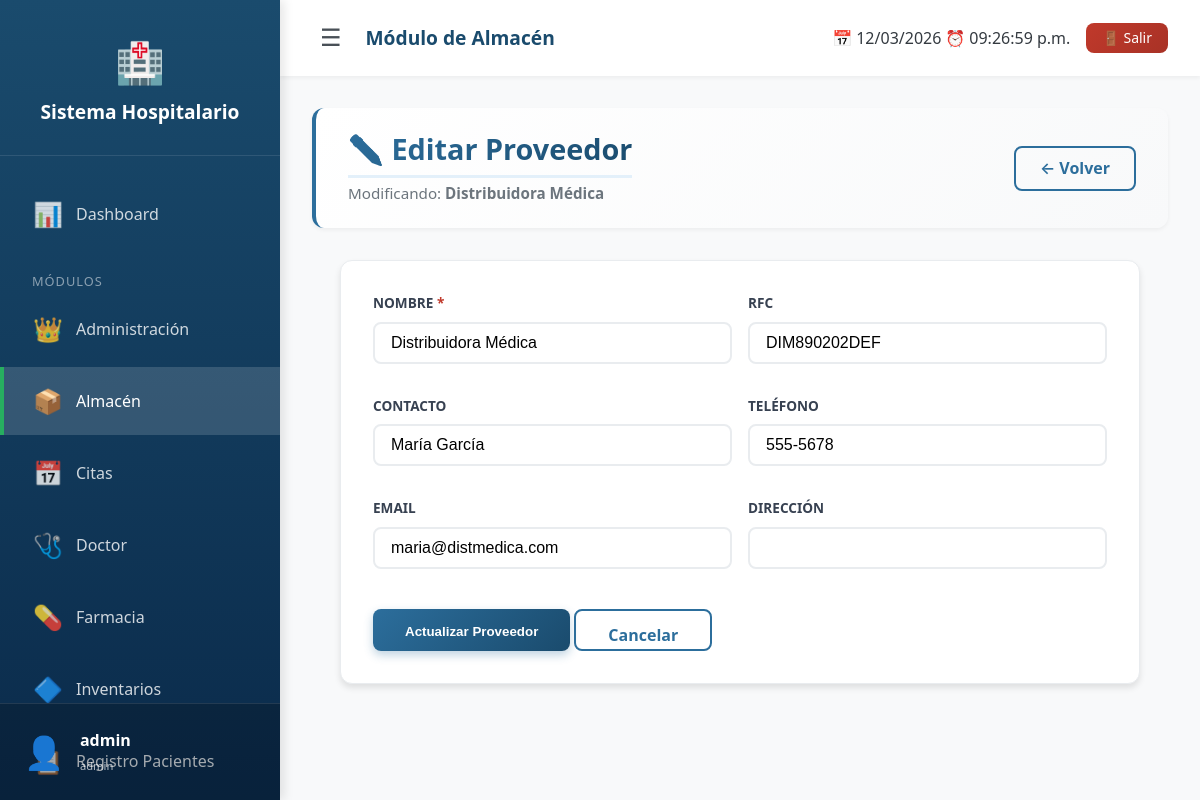
The app's page /Hospital/modules/almacen/editar_proveedor.php?id=2 (signed in) with its own data.
### tables this page shows
CREATE TABLE `modulos` (
  `id` int(11) NOT NULL,
  `nombre` varchar(50) DEFAULT NULL,
  `ruta` varchar(100) DEFAULT NULL
);

CREATE TABLE `proveedores` (
  `id` int(11) NOT NULL,
  `nombre` varchar(150) NOT NULL,
  `rfc` varchar(13) DEFAULT NULL,
  `contacto` varchar(100) DEFAULT NULL,
  `telefono` varchar(20) DEFAULT NULL,
  `email` varchar(100) DEFAULT NULL,
  `direccion` text DEFAULT NULL,
  `activo` tinyint(1) DEFAULT 1,
  `fecha_registro` timestamp NOT NULL DEFAULT current_timestamp()
);

### Hospital/modules/almacen/editar_proveedor.php (the view, shortened to what this page needs)
<?php
require_once '../../config/db.php';
require_once '../../includes/header.php';
$id = $_GET['id'];
$stmt = $pdo->prepare("SELECT * FROM proveedores WHERE id = ?");
$stmt->execute([$id]);
$proveedor = $stmt->fetch();
?>
<div class="fade-in modulo-almacen">
    <div class="almacen-header">
        <div>
            <h1>✏️ Editar Proveedor</h1>
            <p class="almacen-subtitle">Modificando: <strong><?= htmlspecialchars($proveedor['nombre']) ?></strong></p>
        </div>
        <a href="proveedores.php" class="almacen-btn almacen-btn-outline">← Volver</a>
    </div>
    <div class="almacen-card" style="max-width: 800px; margin: 0 auto;">
        <form method="POST" action="actualizar_proveedor.php">
            <div class="almacen-form-row">
                <div class="almacen-form-group">
                    <label class="required">Nombre</label>
                    <input type="text" name="nombre" class="almacen-form-control" required
                           value="<?= htmlspecialchars($proveedor['nombre']) ?>">
                </div>
                <div class="almacen-form-group">
                    <label>RFC</label>
                    <input type="text" name="rfc" class="almacen-form-control"
                           value="<?= htmlspecialchars($proveedor['rfc'] ?? '') ?>">
                </div>
            </div>
            <div class="almacen-form-row">
                <div class="almacen-form-group">
                    <label>Contacto</label>
                    <input type="text" name="contacto" class="almacen-form-control"
                           value="<?= htmlspecialchars($proveedor['contacto'] ?? '') ?>">
                </div>
                <div class="almacen-form-group">
                    <label>Teléfono</label>
                    <input type="tel" name="telefono" class="almacen-form-control"
                           value="<?= htmlspecialchars($proveedor['telefono'] ?? '') ?>">
                </div>
            </div>
            <div class="almacen-form-row">
                <div class="almacen-form-group">
                    <label>Email</label>
                    <input type="email" name="email" class="almacen-form-control"
                           value="<?= htmlspecialchars($proveedor['email'] ?? '') ?>">
                </div>
                <div class="almacen-form-group">
                    <label>Dirección</label>
                    <input type="text" name="direccion" class="almacen-form-control"
                           value="<?= htmlspecialchars($proveedor['direccion'] ?? '') ?>">
                </div>
            </div>
            <div class="almacen-flex almacen-gap-sm" style="margin-top: var(--spacing-lg);">
                <button type="submit" class="almacen-btn almacen-btn-primary">Actualizar Proveedor</button>
                <a href="proveedores.php" class="almacen-btn almacen-btn-outline">Cancelar</a>
            </div>
        </form>
    </div>
</div>
<?php require_once '../../includes/footer.php'; ?>

### Hospital/includes/header.php (shortened to what this page needs)
<?php
$menu_modulos = [];
if (isset($_SESSION['user_id'])) {
    require_once __DIR__ . '/../config/db.php';
    try {
        $stmt = $pdo->prepare("
            SELECT m.nombre, m.ruta,
                   CASE m.nombre
                       WHEN 'Administración' THEN '👑'
                       WHEN 'Almacén' THEN '📦'
                       WHEN 'Citas' THEN '📅'
                       WHEN 'Doctor' THEN '🩺'
                       WHEN 'Farmacia' THEN '💊'
                       WHEN 'Registro Pacientes' THEN '📋'
                       ELSE '🔷'
                   END as icono
            FROM usuario_modulos um
            JOIN modulos m ON um.modulo_id = m.id
            WHERE um.usuario_id = ?
            ORDER BY m.nombre
        ");
        $stmt->execute([$_SESSION['user_id']]);
        $menu_modulos = $stmt->fetchAll();
    } catch (PDOException $e) {
        error_log("Error al cargar módulos: " . $e->getMessage());
        $menu_modulos = [];
    }
}
?>
<!DOCTYPE html>
<html lang="es">
<head>
    <link rel="stylesheet" href="<?= BASE_URL ?>assets/css/estilos.css">
    <?php
    $ruta_actual = $_SERVER['PHP_SELF'];
    if (strpos($ruta_actual, '/modules/almacen/') !== false): ?>
        <link rel="stylesheet" href="<?= BASE_URL ?>modules/almacen/assets/css/almacen.css">
    <?php
    elseif (strpos($ruta_actual, '/modules/farmacia/') !== false): ?>
        <link rel="stylesheet" href="<?= BASE_URL ?>modules/farmacia/assets/css/farmacia.css">
    <?php endif; ?>
</head>
<body class="<?php echo (strpos($_SERVER['PHP_SELF'], '/modules/almacen/') !== false) ? 'modulo-almacen' : ''; ?>">
    <div class="app-wrapper">
        <aside class="sidebar" id="sidebar">
            <div class="sidebar-logo">
                <div class="logo-icon">🏥</div>
                <h2><?= SISTEMA_NOMBRE ?></h2>
            </div>
            <?php if (isset($_SESSION['user_id'])): ?>
                <ul class="nav-menu">
                    <li class="nav-item">
                        <a href="<?= BASE_URL ?>dashboard.php" class="nav-link <?= basename($_SERVER['PHP_SELF']) == 'dashboard.php' ? 'active' : '' ?>">
                            <span class="nav-icon">📊</span>
                            <span class="nav-text">Dashboard</span>
                        </a>
                    </li>
                    <li class="nav-item" style="margin-top: var(--spacing-lg);">
                        <div style="padding: 0 var(--spacing-lg); color: rgba(255,255,255,0.5); font-size: 0.8rem; text-transform: uppercase; letter-spacing: 1px;">
                            <span class="nav-text">Módulos</span>
                        </div>
                    </li>
                    <?php if (!empty($menu_modulos)): ?>
                        <?php foreach ($menu_modulos as $modulo): ?>
                            <li class="nav-item">
                                <a href="<?= BASE_URL ?>modules/<?= $modulo['ruta'] ?>/index.php"
                                   class="nav-link <?= strpos($_SERVER['PHP_SELF'], $modulo['ruta']) !== false ? 'active' : '' ?>">
                                    <span class="nav-icon"><?= $modulo['icono'] ?></span>
                                    <span class="nav-text"><?= $modulo['nombre'] ?></span>
                                </a>
                            </li>
                        <?php endforeach; ?>
                    <?php endif; ?>
                </ul>
                <div class="user-info-sidebar">
                    <div class="user-name">
                        <span class="user-avatar">👤</span>
                        <span class="nav-text">
                            <strong><?= htmlspecialchars($_SESSION['usuario'] ?? 'Usuario') ?></strong>
                            <br>
                            <small style="font-size: 0.7rem; opacity: 0.7;"><?= $_SESSION['rol'] ?? '' ?></small>
                        </span>
                    </div>
                </div>
            <?php endif; ?>
        </aside>
        <main class="main-content" id="mainContent">
            <header class="main-header">
                <div style="display: flex; align-items: center; gap: var(--spacing-md);">
                    <button class="sidebar-toggle" id="sidebarToggle" title="Toggle sidebar">
                        ☰
                    </button>
                    <h2 style="margin: 0; font-size: 1.2rem;">
                        <?php
                        $pagina = basename($_SERVER['PHP_SELF']);
                        $modulo = basename(dirname($_SERVER['PHP_SELF']));
                        if ($pagina == 'dashboard.php') {
                            echo 'Panel Principal';
                        } elseif ($modulo == 'admin') {
                            echo 'Administración';
                        } elseif ($modulo == 'almacen') {
                            echo 'Módulo de Almacén';
                        } elseif ($modulo == 'farmacia') {
                            echo 'Módulo de Farmacia';
                        } else {
                            echo ucfirst(str_replace('.php', '', $pagina));
                        }
                        ?>
                    </h2>
                </div>
                <?php if (isset($_SESSION['user_id'])): ?>
                    <div style="display: flex; align-items: center; gap: var(--spacing-md);">
                        <span style="display: flex; align-items: center; gap: var(--spacing-xs);">
                            <span>📅</span>
                            <span id="fechaActual"><?= date('d/m/Y') ?></span>
                            <span>⏰</span>
                            <span id="horaActual"></span>
                        </span>
                        <a href="<?= BASE_URL ?>logout.php" class="btn btn-sm btn-danger" onclick="return confirm('¿Cerrar sesión?')">
                            🚪 Salir
                        </a>
                    </div>
                <?php endif; ?>
            </header>
            <div style="flex: 1; padding: var(--spacing-xl);">

### Hospital/assets/css/estilos.css (style rules this page uses)
:root { --primary: #2c6e9c; --primary-dark: #1a4b6d; --primary-light: #4a8bb7; --primary-soft: #e3f0fa; --success: #27ae60; --success-dark: #219a52; --success-light: #d4edda; --danger: #c0392b; --danger-dark: #a83226; --danger-light: #f8d7da; --warning: #f39c12; --warning-light: #fff3cd; --info: #3498db; --info-light: #d1ecf1; --gray-100: #f8f9fa; --gray-200: #e9ecef; --gray-300: #dee2e6; --gray-400: #ced4da; --gray-500: #adb5bd; --gray-600: #6c757d; --gray-700: #495057; --gray-800: #343a40; --gray-900: #212529; --shadow-sm: 0 2px 4px rgba(0,0,0,0.05); --shadow-md: 0 4px 6px rgba(0,0,0,0.1); --shadow-lg: 0 10px 15px rgba(0,0,0,0.1); --shadow-xl: 0 20px 25px rgba(0,0,0,0.15); --radius-sm: 4px; --radius-md: 8px; --radius-lg: 12px; --radius-xl: 20px; --spacing-xs: 4px; --spacing-sm: 8px; --spacing-md: 16px; --spacing-lg: 24px; --spacing-xl: 32px; --spacing-xxl: 48px; --font-family: 'Segoe UI', Roboto, system-ui, -apple-system, sans-serif; --font-size-xs: 0.75rem; --font-size-sm: 0.875rem; --font-size-md: 1rem; --font-size-lg: 1.125rem; --font-size-xl: 1.25rem; --font-size-xxl: 1.5rem; --transition-fast: 150ms ease; --transition-normal: 250ms ease; --transition-slow: 350ms ease; }
* { margin: 0; padding: 0; box-sizing: border-box; }
html { font-size: 16px; scroll-behavior: smooth; }
body { font-family: var(--font-family); background: linear-gradient(135deg, #f5f7fa 0%, #e9eef2 100%); color: var(--gray-800); line-height: 1.5; min-height: 100vh; display: flex; flex-direction: column; }
h1, h2, h3, h4, h5, h6 { color: var(--gray-800); margin-bottom: var(--spacing-lg); font-weight: 600; line-height: 1.2; }
h1 { font-size: var(--font-size-xxl); border-bottom: 3px solid var(--primary-soft); padding-bottom: var(--spacing-sm); display: inline-block; }
h2 { font-size: var(--font-size-xl); color: var(--primary-dark); }
.btn { display: inline-flex; align-items: center; justify-content: center; gap: var(--spacing-sm); padding: var(--spacing-md) var(--spacing-xl); border: none; border-radius: var(--radius-md); font-size: var(--font-size-md); font-weight: 500; cursor: pointer; transition: all var(--transition-fast); text-decoration: none; line-height: 1; position: relative; overflow: hidden; }
.btn::after { content: ''; position: absolute; top: 50%; left: 50%; width: 0; height: 0; border-radius: 50%; background: rgba(255, 255, 255, 0.3); transform: translate(-50%, -50%); transition: width 0.3s, height 0.3s; }
.btn-danger { background: linear-gradient(135deg, var(--danger) 0%, var(--danger-dark) 100%); color: white; }
.btn-sm { padding: var(--spacing-sm) var(--spacing-md); font-size: var(--font-size-sm); }
.fade-in { animation: fadeIn 0.5s ease; }
.main-header h2 { color: var(--primary-dark); font-size: 1.1rem; font-weight: 600; margin: 0; }
.sidebar, .main-content { transition: all 0.3s cubic-bezier(0.4, 0, 0.2, 1); }

### records on screen
modulos: icono "👑", nombre "Administración"
modulos: icono "📦", nombre "Almacén"
modulos: icono "📅", nombre "Citas"
modulos: icono "🩺", nombre "Doctor"
modulos: icono "💊", nombre "Farmacia"
modulos: icono "🔷", nombre "Inventarios"
modulos: icono "📋", nombre "Registro Pacientes"
proveedores: nombre "Distribuidora Médica", rfc "DIM890202DEF", contacto "María García", telefono "555-5678", email "maria@distmedica.com"

### other values on screen
SISTEMA_NOMBRE "Sistema Hospitalario"
$_SESSION['usuario'] "admin"
$_SESSION['rol'] "admin"
